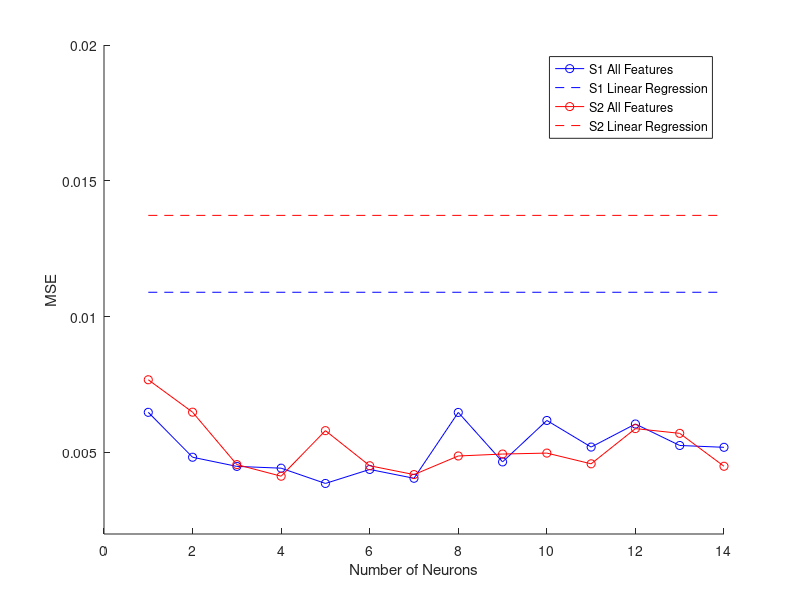
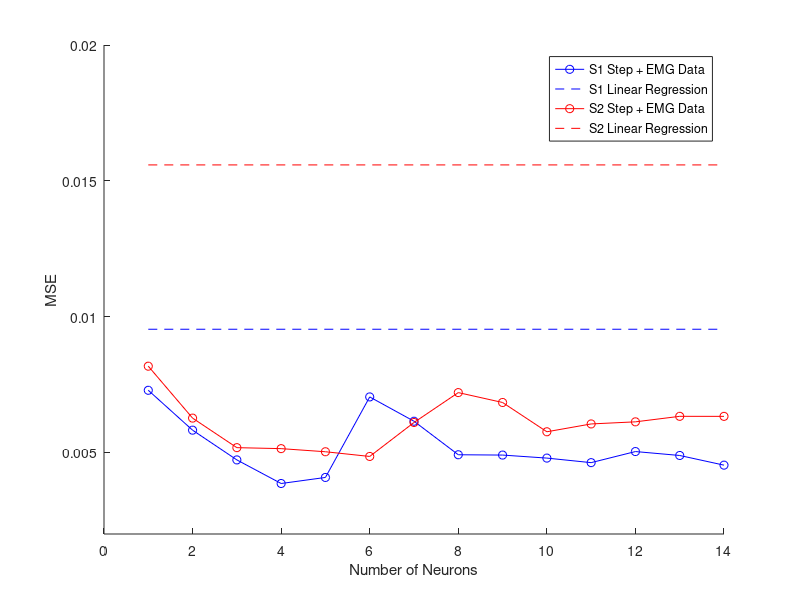
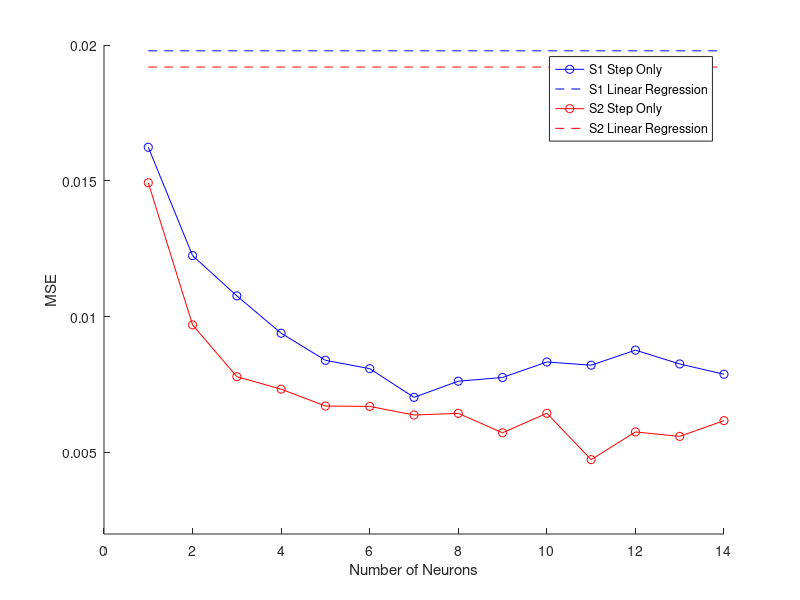
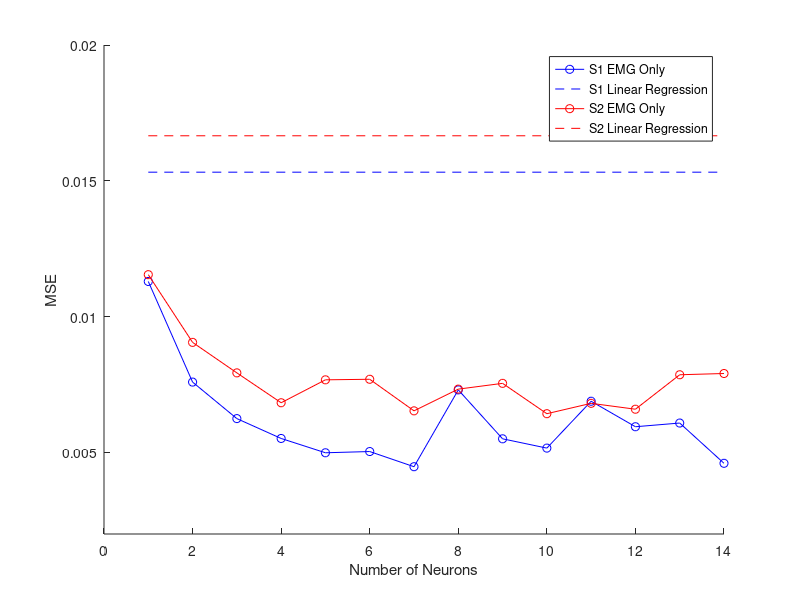

Reproduce these figures in MATLAB, in order. (Note: this script raises an error after producing the figures.)
% Plots + Tables for Paper + Poster 
% CS229 Project, Fall 2018


close all; clear all; clc; 




%%----------------------- K-Fold Plots -----------------------
load('k_fold_data.mat'); 


ylims = [2, 20] * 1e-3; 

% All features 
figure, hold on 
plot(michael_fits.mse_list_all, 'bo-', 'DisplayName', 'S1 All Features');
plot([1, length(michael_fits.mse_list_all)], min(michael_fits.mse_lr_all) * ones(1, 2), 'b--', 'DisplayName', 'S1 Linear Regression')
plot(eley_fits.mse_list_all, 'ro-', 'DisplayName', 'S2 All Features');
plot([1, length(eley_fits.mse_list_all)], min(eley_fits.mse_lr_all) * ones(1, 2), 'r--', 'DisplayName', 'S2 Linear Regression')
legend show
xlabel('Number of Neurons');
ylabel('MSE')
ylim(ylims);
hold off 
print('cv_all_features', '-dpng', '-r300'); 

% No Control
figure, hold on 
plot(michael_fits.mse_list_nc, 'bo-', 'DisplayName', 'S1 Step + EMG Data');
plot([1, length(michael_fits.mse_list_nc)], min(michael_fits.mse_lr_nc) * ones(1, 2), 'b--', 'DisplayName', 'S1 Linear Regression')
plot(eley_fits.mse_list_nc, 'ro-', 'DisplayName', 'S2 Step + EMG Data');
plot([1, length(eley_fits.mse_list_nc)], min(eley_fits.mse_lr_nc) * ones(1, 2), 'r--', 'DisplayName', 'S2 Linear Regression')
legend show
xlabel('Number of Neurons');
ylabel('MSE')
ylim(ylims);
hold off 
print('cv_no_control', '-dpng', '-r300'); 


% Step Only
figure, hold on 
plot(michael_fits.mse_list_so, 'bo-', 'DisplayName', 'S1 Step Only');
plot([1, length(michael_fits.mse_list_so)], min(michael_fits.mse_lr_so) * ones(1, 2), 'b--', 'DisplayName', 'S1 Linear Regression')
plot(eley_fits.mse_list_so, 'ro-', 'DisplayName', 'S2 Step Only');
plot([1, length(eley_fits.mse_list_so)], min(eley_fits.mse_lr_so) * ones(1, 2), 'r--', 'DisplayName', 'S2 Linear Regression')
legend show
xlabel('Number of Neurons');
ylabel('MSE')
ylim(ylims);
hold off 
print('cv_step_only', '-dpng', '-r300'); 

% Emg Only 
figure, hold on 
plot(michael_fits.mse_list_emg, 'bo-', 'DisplayName', 'S1 EMG Only');
plot([1, length(michael_fits.mse_list_emg)], min(michael_fits.mse_lr_emg) * ones(1, 2), 'b--', 'DisplayName', 'S1 Linear Regression')
plot(eley_fits.mse_list_emg, 'ro-', 'DisplayName', 'S2 EMG Only');
plot([1, length(eley_fits.mse_list_emg)], min(eley_fits.mse_lr_emg) * ones(1, 2), 'r--', 'DisplayName', 'S2 Linear Regression')
legend show
xlabel('Number of Neurons');
ylabel('MSE')
ylim(ylims);
hold off 
print('cv_emg_only', '-dpng', '-r300'); 

%    set(0, 'currentfigure', fig); hold on
 %   plot(mse_list_all, [col, 'x-'], 'DisplayName', 'All Parameters');
  %  plot(mse_list_nc, [col, 'o-'], 'DisplayName', 'Step + EMG');
  %  plot(mse_list_so, [col, 'd-'], 'DisplayName', 'Step Data Only');
   % plot(mse_list_emg, [col, 's-'], 'DisplayName', 'EMG Only');
    %plot([1, length(mse_list_all)], min(kfold_lr_mse) * ones(1, 2), [col, '--'], 'DisplayName', 'Linear Regression')
    %hold off  
%set(0, 'currentfigure', fig); legend(show); 



%%




load('processed_data.mat'); 
eley_unit_var = data_scaling(michael_data);
michael_unit_var = data_scaling(michael_data); 








%% Make Data Zero Mean and Unit Variance 




%perm = randperm(np_e); 
%eley_permute = eley_unit_var(perm, :);     % randomly swap rows 
%eley_met_lr = eley_metabolics(perm); 
%eley_lr = [eley_permute, ones(length(eley_permute), 1)]; 





% lr_model = CVMdl.Trained

%theta_best = 
%}

%%---------------------------- PCA --------------------------------------


% Take all the data first and make it unit mean and variance 



%[coeff_all, score_all, latent_all, tsquared_all, explained_all, mu_all] = pca(all_unit_var);
%U_all = coeff_all(:, 1:num_pcs_all);
%pca_all = all_unit_var * U_all; 


% Eley Data 
%num_pcs_all = 25;
%num_pcs_nc = 25;

eley_no_controls = eley_unit_var(:, 1:(end - 4));
eley_emg_only = eley_unit_var(:, 10:25); 
eley_step_only = eley_unit_var(:, 1:9); 

% All data 
[coeff_e_all, score_e_all, latent_e_all, tsquared_e_all, explained_e_all, mu_e_all] = pca(eley_unit_var, 'NumComponents', 23);
%U_e_all = coeff_e_all(:, 1:num_pcs_all);
pca_e_all = coeff_e_all * score_e_all'

[coeff_e_nc, score_e_nc, latent_e_nc, tsquared_e_nc, explained_e_nc, mu_e_no] = pca(eley_no_controls);
%U_e_nc = coeff_e_nc(:, 1:num_pcs_nc);
pca_e_nc = coeff_e_nc * score_e_nc'; 


[coeff_e_emg, score_e_emg, latent_e_emg, tsquared_e_emg, explained_e_emg, mu_e_emg] = pca(eley_emg_only);
[coeff_e_so, score_e_so, latent_e_so, tsquared_e_so, explained_e_so, mu_e_so] = pca(eley_step_only);

data = pca_e_nc;
metabolics = data_scaling(michael_metabolics);

inputs = data';
targets = metabolics';

[m, n] = size(inputs); % m samples, n predictors
numCVtrials = 5; % number of trials for cross validation
trainRatio = 65 / 100;
valRatio = 0 / 100;
testRatio = 1 - (trainRatio + valRatio);

% Parameters for neural network architecture
hiddenLayerSize = 4; %1 for linear regression
trainFcn = 'trainbr';


%% WRONG METHOD: IGNORE
% Cannot make test and train PCA because those will be different PCs
numTrials = 100;

for idx=1:numTrials

    net = feedforwardnet(hiddenLayerSize, trainFcn);

    % Set up Division of Data for Training, Validation, Testing
    net.divideParam.trainRatio = trainRatio;
    net.divideParam.testRatio = testRatio;

    % Train the Network
    net.trainParam.showWindow = false;
    [net,~] = train(net,inputs,targets);

    % Test the Network
    outputs = net(inputs);
    %errors = gsubtract(outputs,targets);
    performance = perform(net,targets,outputs); %MSE test

    %avg_mse(trial) = performance;
    mean_mse_lst(idx) = performance;
    
end

mean_mse = mean(mean_mse_lst)
%%

figure, hold all
plot(cumsum(explained_e_all), 'DisplayName', 'All Features')
plot(cumsum(explained_e_nc), 'DisplayName', 'Step + EMG')
plot(cumsum(explained_e_emg), 'DisplayName', 'EMG Only')
plot(cumsum(explained_e_so), 'DisplayName', 'Step Only')
legend show; 
hold off 






%U_all = coeff_all(:, 1:num_pcs_all);
%pca_all = all_unit_var * U_all; 


% Michael Data 



%{

data_no_emg = data(:, 1:(end-16)); 
emg_only = data(:, (end-15):end);   % for PCA, woot woot!

left_emg_idx = [1:4, 9:12]; 
right_emg_idx = [5:8, 13:16]; 




%% pca on the emg becase "machine learning"

% take all the emg make zero mean and unit variance
emg_for_pca = bsxfun(@minus, emg_only, mean(emg_only));
emg_for_pca = bsxfun(@rdivide, emg_for_pca, sqrt(var(emg_for_pca)));
[coeff,score,latent, tsquared, explained, mu] = pca(emg_for_pca);

num_pcs = 6; 
U = coeff(:, 1:num_pcs);
pca_emg = emg_for_pca * U; 



% find mean RMS for constant prediction 

constant_pred_rms = rms(full_metabolics - mean(full_metabolics));
constant_pred_mse = constant_pred_rms^2; 
display(constant_pred_rms); 
display(constant_pred_mse); 

%}


% 
